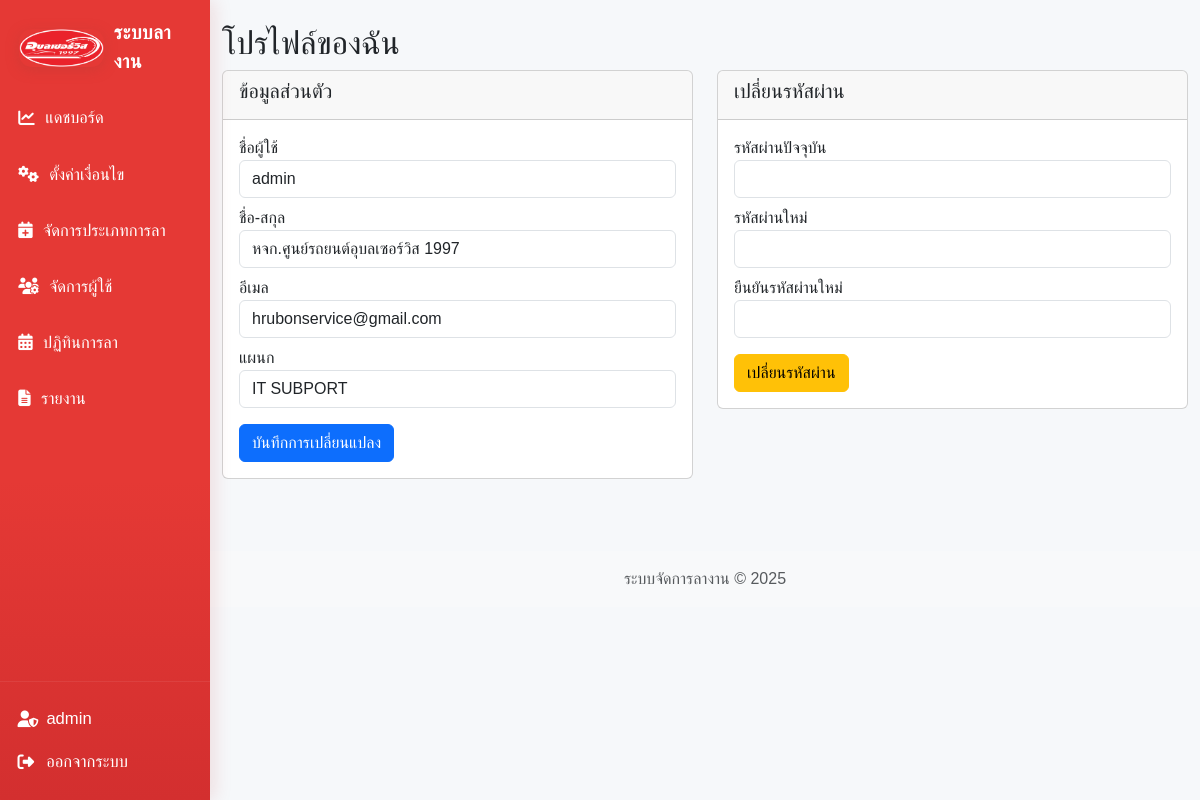
The app's page /profile.php (signed in) with its own data.
### tables this page shows
CREATE TABLE `users` (
  `id` int NOT NULL,
  `username` varchar(50) NOT NULL,
  `password` varchar(255) NOT NULL,
  `password_plain` varchar(255) DEFAULT NULL,
  `fullname` varchar(100) NOT NULL,
  `email` varchar(100) NOT NULL,
  `role` enum('admin','hr','manager','employee') NOT NULL,
  `department` varchar(50) DEFAULT NULL,
  `created_at` timestamp NOT NULL DEFAULT CURRENT_TIMESTAMP
);

### profile.php (the view, shortened to what this page needs)
<?php
require_once 'config/db.php';
$stmt = $conn->prepare("SELECT * FROM users WHERE id = :id");
$stmt->bindParam(':id', $_SESSION['user_id']);
$stmt->execute();
$user = $stmt->fetch(PDO::FETCH_ASSOC);
include 'includes/header.php';
?>
<div class="container mt-4">
    <h2>โปรไฟล์ของฉัน</h2>
    <div class="row">
        <div class="col-md-6">
            <div class="card mb-4">
                <div class="card-header">
                    <h5>ข้อมูลส่วนตัว</h5>
                </div>
                <div class="card-body">
                    <form method="POST">
                        <div class="form-group mb-2">
                            <label>ชื่อผู้ใช้</label>
                            <input type="text" class="form-control" value="<?= htmlspecialchars($user['username']) ?>" readonly>
                        </div>
                        <div class="form-group mb-2">
                            <label>ชื่อ-สกุล</label>
                            <input type="text" name="fullname" class="form-control" value="<?= htmlspecialchars($user['fullname']) ?>" required>
                        </div>
                        <div class="form-group mb-2">
                            <label>อีเมล</label>
                            <input type="email" name="email" class="form-control" value="<?= htmlspecialchars($user['email']) ?>" required>
                        </div>
                        <div class="form-group mb-3">
                            <label>แผนก</label>
                            <input type="text" name="department" class="form-control" value="<?= htmlspecialchars($user['department'] ?? '') ?>">
                        </div>
                        <button type="submit" name="update_profile" class="btn btn-primary">บันทึกการเปลี่ยนแปลง</button>
                    </form>
                </div>
            </div>
        </div>
        <div class="col-md-6">
            <div class="card mb-4">
                <div class="card-header">
                    <h5>เปลี่ยนรหัสผ่าน</h5>
                </div>
                <div class="card-body">
                    <form method="POST">
                        <div class="form-group mb-2">
                            <label>รหัสผ่านปัจจุบัน</label>
                            <input type="password" name="current_password" class="form-control">
                        </div>
                        <div class="form-group mb-2">
                            <label>รหัสผ่านใหม่</label>
                            <input type="password" name="new_password" class="form-control">
                        </div>
                        <div class="form-group mb-3">
                            <label>ยืนยันรหัสผ่านใหม่</label>
                            <input type="password" name="confirm_password" class="form-control">
                        </div>
                        <button type="submit" name="change_password" class="btn btn-warning">เปลี่ยนรหัสผ่าน</button>
                    </form>
                </div>
            </div>
        </div>
    </div>
</div>
<?php include 'includes/footer.php'; ?>

### assets/css/style.css (style rules this page uses)
body { font-family: 'Kanit', sans-serif; background-color: #f8f9fa; }

### includes/header.php (style rules this page uses)
body { background: #f6f8fa; }
@media (min-width: 992px) { body { padding-left: 210px !important; } }

### records on screen
users: username "admin", fullname "หจก.ศูนย์รถยนต์อุบลเซอร์วิส 1997", email "hrubonservice@gmail.com", department "IT SUBPORT"

### other values on screen
$item['text'] "แดชบอร์ด"
$item['text'] "ตั้งค่าเงื่อนไข"
$item['text'] "จัดการประเภทการลา"
$item['text'] "จัดการผู้ใช้"
$item['text'] "ปฏิทินการลา"
$item['text'] "รายงาน"
$_SESSION['username'] "admin"
